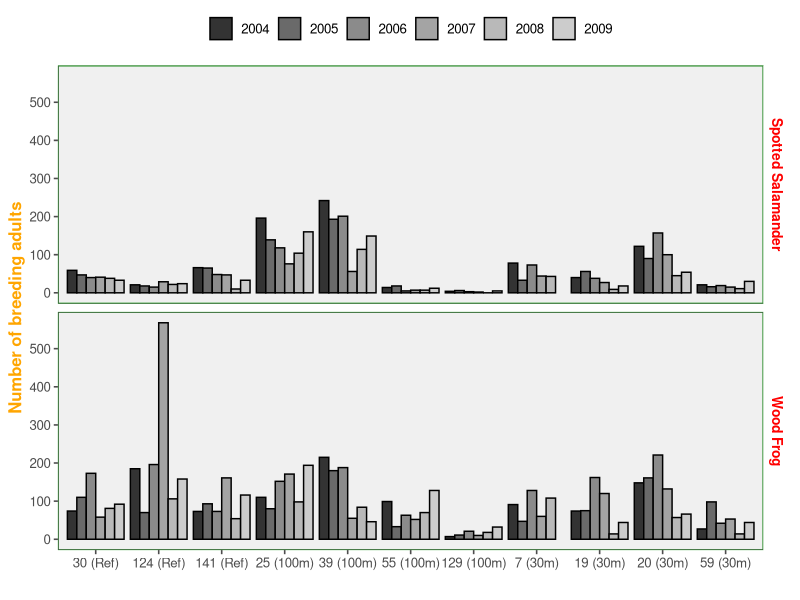

This chart was generated by the following R code:
## ---- chunk 1
library(tidyverse)
str(iris)
glimpse(iris) # code looks fine
## ---- chunk 2
iris1<-filter(iris, Species == "virginica" | Species =="versicolor" , Sepal.Length > 6 & Sepal.Width > 2.5) # or section could be written as Species %in% c("virginica", "versicolor")
glimpse(iris1)
## ---- chunk 3
iris2<-select(iris1, Species, Sepal.Length, Sepal.Width)
glimpse(iris2) # looks good
## ---- chunk 4
iris3<-arrange(iris2, by=desc(Sepal.Length)) # "by=" is unnecessary
head(iris3)
## ---- chunk 5
iris4<-mutate(iris3, Sepal.Area = Sepal.Length*Sepal.Width)
glimpse(iris4)
# looks good
## ---- chunk 6
irisTab<- summarize(iris4,mean(Sepal.Length), mean(Sepal.Width), TotalNumber = n())
print(irisTab) # didn't define variables. It still works but I would have to write Var= in front of each function to name the variables.
## ---- chunk 7
irisSpecies <- group_by(iris4, Species)
iris5<-summarize(irisSpecies, mean(Sepal.Length), mean(Sepal.Width), TotalNumber = n())
print(iris5) # looks good, again see above comment for variable names
## ---- chunk 8
irisfinal<-iris%>%
  filter(Species == "virginica" | Species =="versicolor" , Sepal.Length > 6 & Sepal.Width > 2.5)%>%
  select(Species, Sepal.Length, Sepal.Width)%>%
  arrange(by=desc(Sepal.Length))%>%
  mutate(Sepal.Area = Sepal.Length*Sepal.Width)%>%
  group_by(Species)%>%
  summarize(mean(Sepal.Length), mean(Sepal.Width), TotalNumber = n())
print(irisfinal)
  
## ---- chunk 9
#########################
# FUNCTION: funky
# generates data frame
# input: null
# outputs: data frame
funky<-function(p=NULL){
  if(is.null(p)) {
    Type<-c(rep("Control", 25), rep("Treatment", 25))
    Value<-c(rnorm(25, mean=10, sd=1.5),rnorm(25, mean=45, sd=2))
    p<-data.frame(Type,Value)
  
  }
  return(p)
}
# I don't have a set seed so this will be different every time I run it. I could have set the defaults as generating the data frame. That would mean I could run the function with variable arguments instead of specific numbers which would make it reproducible. Substitute 25 for n, enter default variables in function in place of specific numbers.
#it might look like this
set.seed(12)
funky<-function(m1=10, sd1=1.5, m2=45, sd2=2, n=25){
    Type<-c(rep("Control", n), rep("Treatment", n))
    Value<-c(rnorm(n, mean=m1, sd=sd1),rnorm(n, mean=m2, sd=sd2))
    p<-data.frame(Type,Value)
    return(p)
  }
  

## ---- chunk 10
funk<-funky()
head(funk)
## ---- chunk 11
aovfunk<-aov(Value~Type, data=funky())
summary(aovfunk)
## ---- chunk 12
#############################
# FUNCTION: fresh
# finds the p-value of a data frame
# input: data frame as a variable
# outputs: p-value

fresh<-function(p=funk){
  aovfunk<-aov(Value~Type, data=funk)
  pval<-summary(aovfunk)[[1]][["Pr(>F)"]][1]
  return(pval)
}
fresh(funk)

## ---- chunk 13
library(tidyverse) #library: loading tidyverse
library(ggthemes) #library: loading ggthemes


# Data obtained from Veysey Powell and Babbitt 2016: An experimental test of buffer utility as a technique for managing pool-breeding amphibians https://datadryad.org/stash/dataset/doi:10.5061%2Fdryad.547rp

dryadData <- read.table(file="Amphibian-Data/veysey powell and babbitt_data_buffers and amphibians2.csv", header=TRUE, sep=",", stringsAsFactors = TRUE) # creating a variable that consists of the dataset. Header= TRUE, means that the first line in the dataset is the name of the variables. sep means a comma is what separates values on each line. stringsAsFactors 

dryadData$treatment
# glimpse(dryadData)
# head(dryadData)
# table(dryadData$species)

dryadData$species<-factor(dryadData$species, labels=c("Spotted Salamander", "Wood Frog")) #creating y 'labels' to use for the plot instead of AMMA and RASY

#class(dryadData$treatment)
dryadData$treatment <- factor(dryadData$treatment, 
            levels=c("Reference",
                     "100m", "30m")) #changes the order of the treatment groups to reference, 100m, 30m instead of 100m, 30m, reference


p<- ggplot(data=dryadData, #defines the data set that the plot will be made from
       aes(x=interaction(wetland, treatment), 
           y=count.total.adults, fill=factor(year))) + geom_bar(position="dodge", stat="identity", color="black") + # defines which columns and rows should be represented in the plot on the x and y axes. interaction groups treatment and wetland. fill groups and colors columns by year. geom_bar makes it a bar plot. position defines where the bars should be such as stacked or grouped. Stat is how the plot treats the data. color changes the color of the outlines.
  ylab("Number of breeding adults") + #gives the y axis title
  xlab("") + # gives the x axis title (nothing)
  scale_y_continuous(breaks = c(0,100,200,300,400,500)) + # labels the units of the y axis and makes them continuous on a defined range
  scale_x_discrete(labels=c("30 (Ref)", "124 (Ref)", "141 (Ref)", "25 (100m)","39 (100m)","55 (100m)","129 (100m)", "7 (30m)","19 (30m)","20 (30m)","59 (30m)")) + #labels the units for the x axis. Makes them discrete values
  facet_wrap(~species, nrow=2, strip.position="right") + # wraps the plots into a more easily viewed double plot. species names are placed on the right
  theme_few() + scale_fill_grey() + # makes the theme and makes it greyscale
  theme(panel.background = element_rect(fill = 'gray94', color = 'green'), legend.position="top",  legend.title= element_blank(), axis.title.y = element_text(size=12, face="bold", colour = "orange"), strip.text.y = element_text(size = 10, face="bold", colour = "red"))+  # changes the color and fill of the panel background's rectangle, locates the position of the legend, removes a legend title, defines the size, boldness, and color of the y axis label. strip.text.y changes the size, boldness, and color of the species name on the y axis on the right
  guides(fill=guide_legend(nrow=1,byrow=TRUE)) # makes the legends one row instead of two

p



